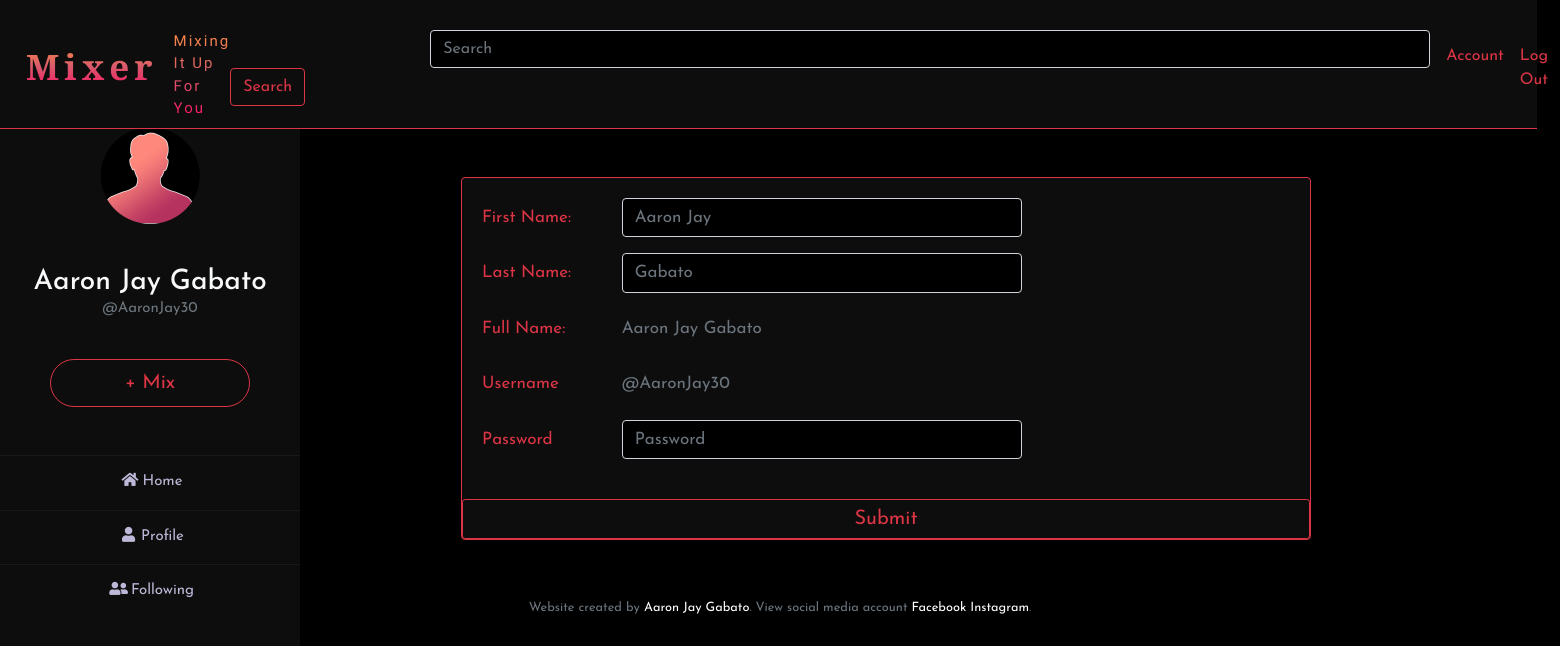
The page /edit_account/name (signed in) on the database its author committed.
### tables this page shows
CREATE TABLE users (id INTEGER, 
    username TEXT NOT NULL, 
    password TEXT NOT NULL, 
    firstName TEXT NOT NULL, 
    lastName TEXT NOT NULL, gender TEXT, profile INTEGER, 'full_name' text, 
    PRIMARY KEY(id));

### app.py (the view)
@app.route("/edit_account/name", methods=["GET","POST"])
@login_required
def edit_account_name():
    user = db.execute("SELECT * from users WHERE id = ?", session["user_id"])
    if request.method == "POST":
        firstname = (str(request.form.get("firstname")))
        lastname = (str(request.form.get("lastname")))
        password = (str(request.form.get("password")))
        full_name = firstname + " " + lastname
        if not firstname or not lastname or not password:
            flash("Invalid Input")
            return redirect("/")
        if not check_password_hash(user[0]["password"], password):
            flash("Wrong Password")
            return redirect("/")
        if any(char.isdigit() for char in firstname) or any(char.isdigit() for char in lastname):
            flash("Name should not contain numbers")
            return redirect("/")
        db.execute("UPDATE users SET firstname = ?, lastname = ?, full_name = ? WHERE id = ?",firstname, lastname, full_name, session["user_id"])
        db.execute("UPDATE post SET name = ? WHERE user_id = ?",full_name, session["user_id"])
        db.execute("UPDATE comment SET name = ? WHERE user_id = ?",full_name, session["user_id"])
        db.execute("UPDATE follower SET user_name = ? WHERE user_id = ?",full_name, session["user_id"])
        flash("Name successfully changed")
        return redirect("/account")
    else:
        return render_template("edit_account_name.html", user=user)

### app.py (called while the page is built)
@app.after_request
def after_request(response):
    response.headers["Cache-Control"] = "no-cache, no-store, must-revalidate"
    response.headers["Expires"] = 0
    response.headers["Pragma"] = "no-cache"
    return response

### helpers.py (called while the page is built)
def login_required(f):
    @wraps(f)
    def decorated_function(*args, **kwargs):
        if session.get("user_id") is None:
            return redirect("/login")
        return f(*args, **kwargs)
    return decorated_function

### templates/edit_account_name.html (shortened to what this page needs)
{% extends "layout.html" %}
{% block image %}
    {% for users in user %}
        <img src="/static/avatar/{{ users.profile }}.png" style="width: 100px; margin-left: 100px; margin-bottom: 40px;">
    {% endfor %}
{% endblock %}
{% block name %}
    {% for users in user %}
        {{ users.firstName }} {{ users.lastName }}
        <br>
        <div class="small text-center text-muted" style="font-size: 15px;">@{{users.username}}</div>
        <br>
    {% endfor %}
{% endblock %}
{% block search %}
    <form class="form-inline my-2 my-lg-0" action="/search" method="post">
        <input autocomplete="off" class="form-control mr-sm-2 text-danger" name="search" type="search" placeholder="Search" aria-label="Search" style="width: 1000px; margin-left: 200px;">
        <button class="btn btn-outline-danger my-2 my-sm-0" type="submit">Search</button>
    </form>
{% endblock %}
{% block push %}
<a href="/mix"><button type="button" class="btn btn-outline-danger btn-lg text-center" style="font-size: 20px; width: 200px; border-radius: 30px; z-index: 1;">+ Mix</button></a>
{% endblock %}
{% block page %}
  {% for users in user %}
  <form action="/edit_account/name" method="post">
    <div class="card border-danger" style="width: 850px; z-index: 0;">
      <div class="card-body">
        <div class="form-group row">
          <label for="firstname" class="col-sm-2 col-form-label text-danger"  style="font-size: 17px;">First Name:</label>
          <div class="col-sm-10">
            <input autocomplete="off" autofocus name="firstname" type="text"  class="form-control text-secondary" id="firstname" value="{{ users.firstName }}"  style="font-size: 17px; width: 400px;">
          </div>
        </div>
        <div class="form-group row">
          <label for="lastname" class="col-sm-2 col-form-label text-danger"  style="font-size: 17px;">Last Name:</label>
          <div class="col-sm-10">
            <input autocomplete="off" name="lastname" type="text"  class="form-control text-secondary" id="lastname" value="{{ users.lastName }}"  style="font-size: 17px; width: 400px;">
          </div>
        </div>
        <div class="form-group row">
          <label for="fullname" class="col-sm-2 col-form-label text-danger"  style="font-size: 17px;">Full Name:</label>
          <div class="col-sm-10">
            <input type="text" readonly class="form-control-plaintext text-secondary" id="fullname" value="{{ users.full_name }}"  style="font-size: 17px; width: 400px;">
          </div>
        </div>
        <div class="form-group row">
          <label for="username" class="col-sm-2 col-form-label text-danger"  style="font-size: 17px;">Username</label>
          <div class="col-sm-10">
            <input name="username" readonly type="text"  class="form-control-plaintext text-secondary"  style="font-size: 17px; width: 400px;" id="username" value="@{{ users.username }}">
          </div>
        </div>
        <div class="form-group row">
          <label for="password" class="col-sm-2 col-form-label text-danger"  style="font-size: 17px;">Password</label>
          <div class="col-sm-10">
            <input autocomplete="off" name="password" type="password"  class="form-control text-secondary"  style="font-size: 17px; width: 400px;" id="password" Placeholder="Password">
          </div>
        </div>
      </div>
      <button class="btn btn-outline-danger btn-sm" type="submit" style="margin-top: 4px;font-size: 20px;">Submit</button>
    </div>
    </form>
  {% endfor %}
{% endblock %}
{% block footer %}
    Website created by <a href="http://aaronjay.ml">Aaron Jay Gabato</a>. View social media account <a href="https://www.facebook.com/gabato.aaron30">Facebook</a> <a href="https://www.instagram.com/aaaaarondalla/">Instagram</a>.
{% endblock %}

### static/styles.css (style rules this page uses)
label { display: inline-block; width: 100px; text-align: left; }
.form-control:valid { background-color: black!important; }
a { color: white; }
.dark { background: black; }
.card { background: #0d0d0d; margin: 0 auto; float: none; margin-bottom: 10px; }
* { margin: 0; padding: 0; list-style: none; text-decoration: none; font-family: 'Josefin Sans', sans-serif; }

### rows shown on the page
users: firstName "Aaron Jay", lastName "Gabato", username "AaronJay30", firstname "Aaron Jay", lastname "Gabato", full_name "Aaron Jay Gabato", username "@AaronJay30"
